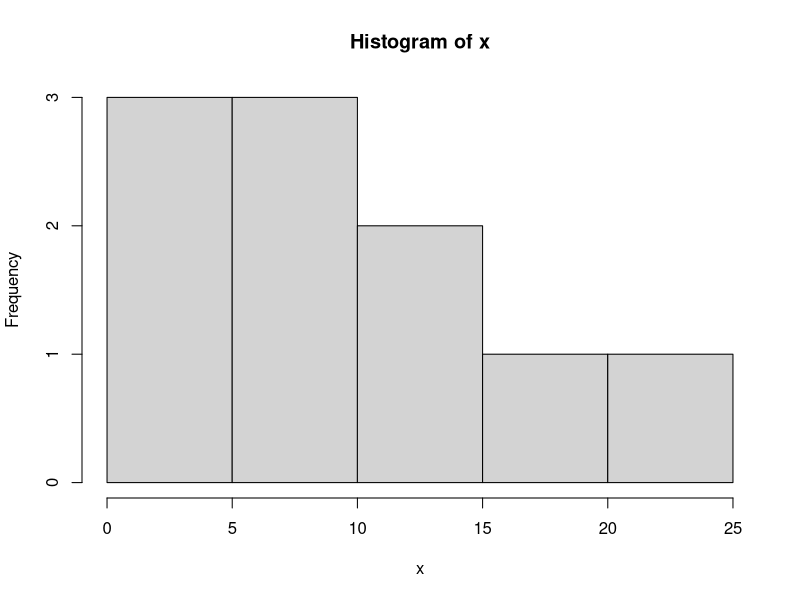
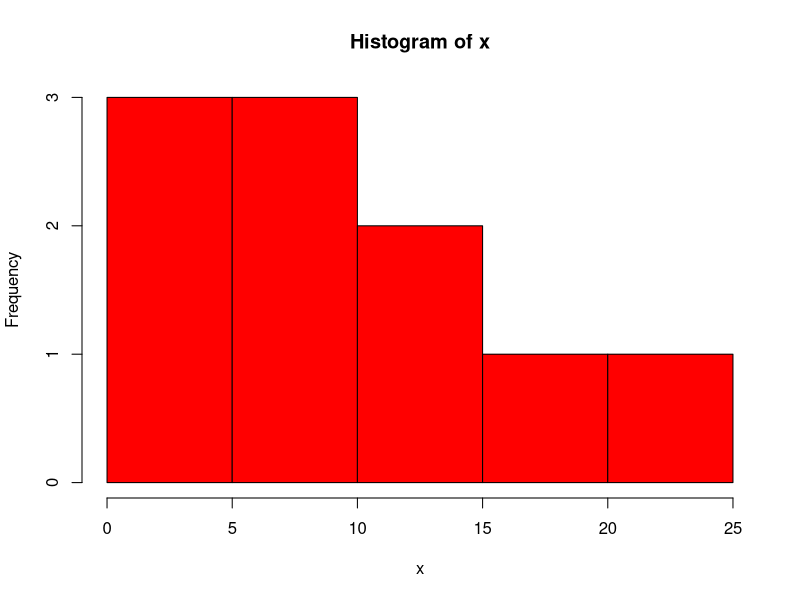
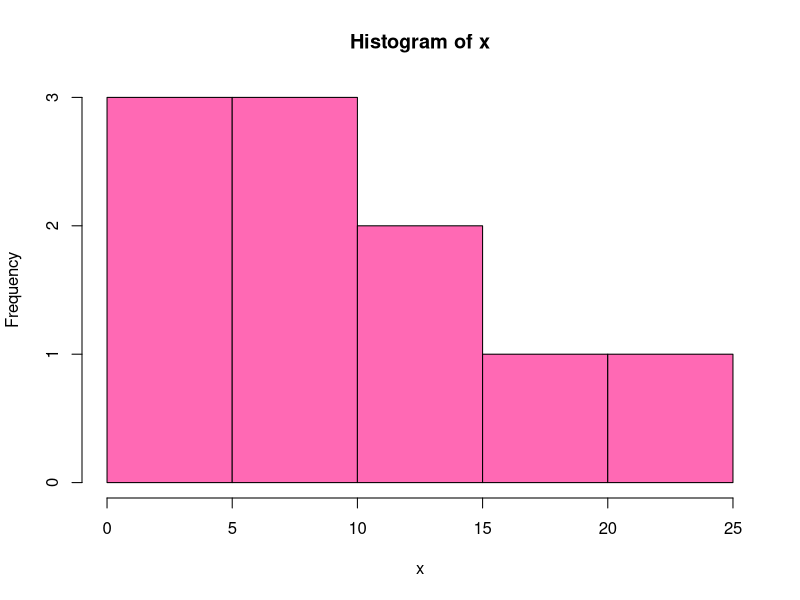
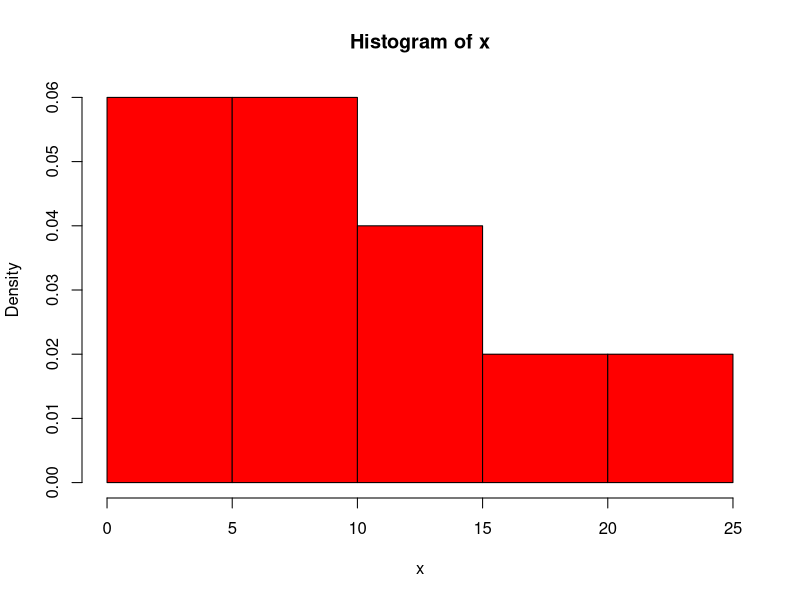
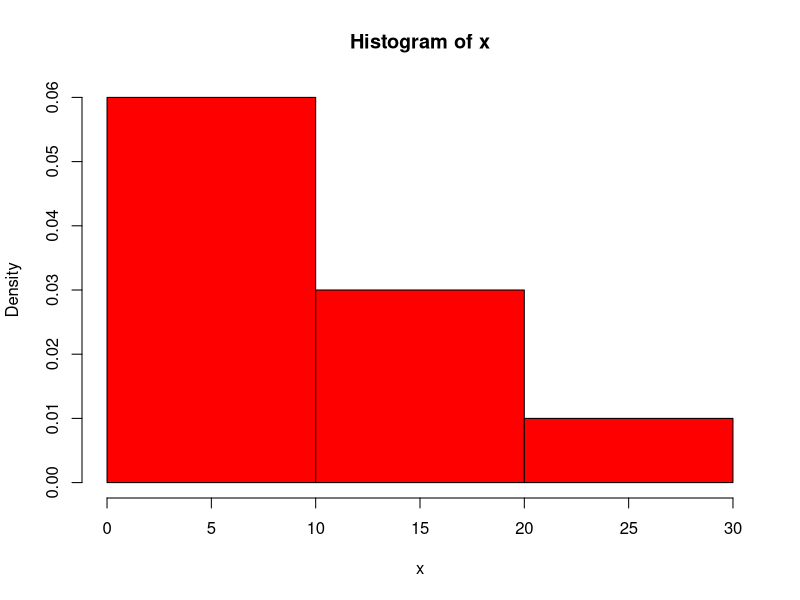

These figures' R source, in order:
## ---- chunk 1
1 + 4 # addition
## ---- chunk 2
4 - 9 # subtraction
## ---- chunk 3
6 * 5 + 7 / 2 # multiplication and division
## ---- chunk 4
sqrt(36) # taking a square root
## ---- chunk 5
6 ^ 2 # raising to power
## ---- chunk 6
6 ** 2 # the same
## ---- chunk 7
log(4)
## ---- chunk 8
log(4, base = 2)  # so 2^2 = 4
## ---- chunk 9
log10(100)  # the same as log(100, base=10)
## ---- chunk 10
round(12.57)
## ---- chunk 11
round(12.57, 1)  # round to tenths, 1 digit after .
## ---- chunk 12
a <- 3
a
## ---- chunk 13
x <- 2
x <- x + 3
x # updated, now it is 3 + 2 = 5
## ---- chunk 14
s <- "hello"
s 
## ---- chunk 15
toupper(s)
## ---- chunk 16
s
## ---- chunk 17
s <- toupper(s)
s  # updated
## ---- chunk 18
v <- c(1, 0, 0, 1, 2) # vector v
## ---- chunk 19
v
## ---- chunk 20
class(v) # numeric values, not text ones
## ---- chunk 21
length(v)
## ---- chunk 22
v[1]  # first element
v[2]  # second element 
## ---- chunk 23
v[0]  # no error, but no such element
## ---- chunk 24
names <- c('Ann', 'Tom')
names
## ---- chunk 25
x <- c(6, 6, 7, 0, 14, 24, 16, 15, 2, 0)
x
## ---- chunk 26
min(x) # maximum value
max(x) # maximum value
mean(x) # an average, a sample mean
median(x) # a median
var(x) # a sample variance
sd(x) # a standard deviation
## ---- chunk 27
y <- c("a", "b", "c", "a", "c", "c")
## ---- chunk 28
table(y)
## ---- chunk 29
table(y)/sum(table(y))
## ---- chunk 30
hist(x)  # hist - from histogram
## ---- chunk 31
hist(x, col="red")  # col for color
## ---- chunk 32
hist(x, col="hotpink")  # more interesting color
## ---- chunk 33
# freq=FALSE, not absolute frequences by y-axis
hist(x, col="red", freq=FALSE)  
## ---- chunk 34
hist(x, col="red", freq=FALSE, breaks=3)  # 3 rectangles
